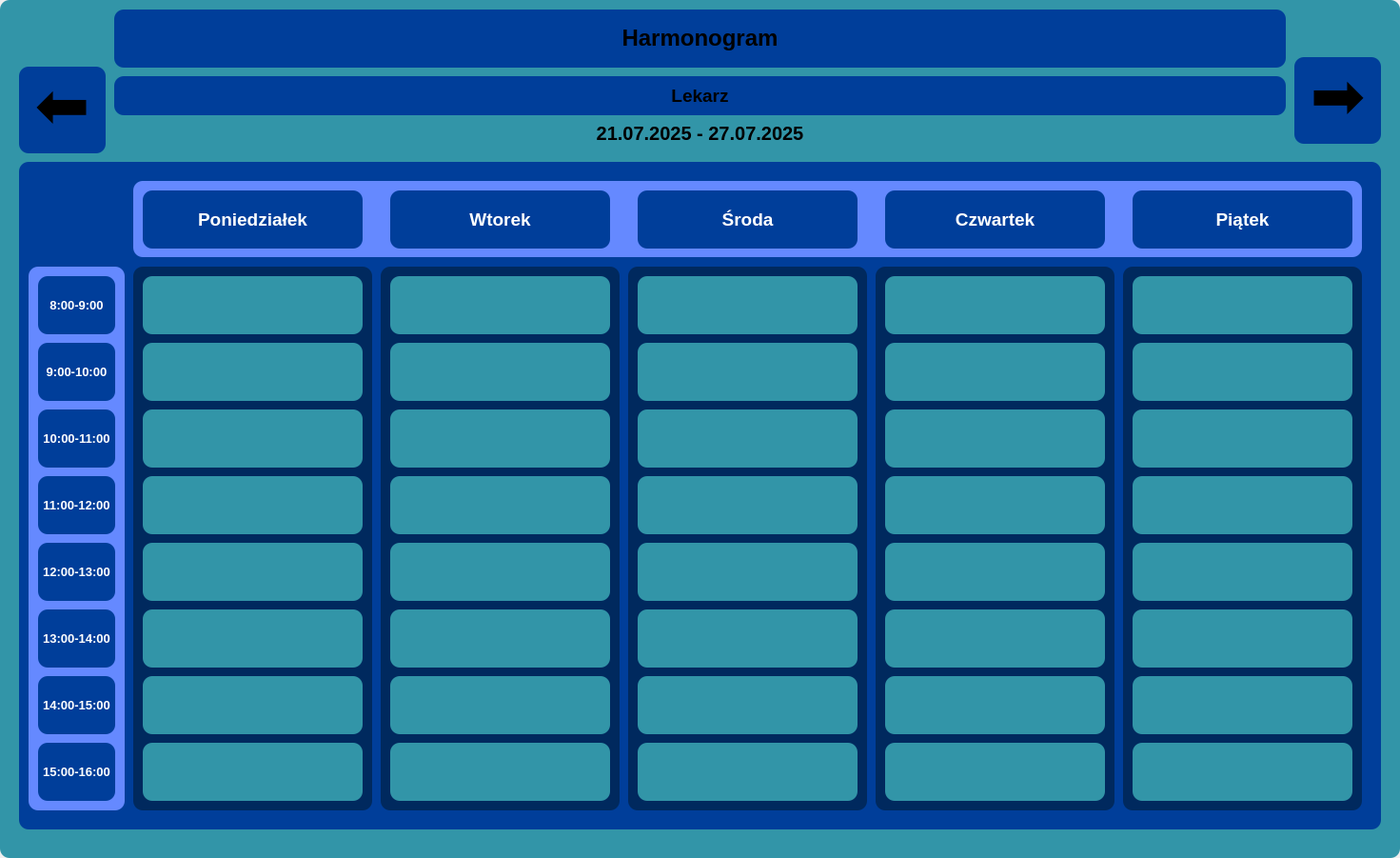
<?xml version="1.0" encoding="UTF-8"?>
<ui version="4.0">
 <class>ScheduleView</class>
 <widget class="QWidget" name="ScheduleView">
  <property name="geometry">
   <rect>
    <x>0</x>
    <y>0</y>
    <width>1471</width>
    <height>901</height>
   </rect>
  </property>
  <property name="windowTitle">
   <string>Form</string>
  </property>
  <widget class="QFrame" name="frame_5">
   <property name="geometry">
    <rect>
     <x>0</x>
     <y>0</y>
     <width>1471</width>
     <height>901</height>
    </rect>
   </property>
   <property name="styleSheet">
    <string notr="true">background-color: rgb(50, 149, 168);
border-radius: 10px;</string>
   </property>
   <property name="frameShape">
    <enum>QFrame::Shape::StyledPanel</enum>
   </property>
   <property name="frameShadow">
    <enum>QFrame::Shadow::Raised</enum>
   </property>
   <widget class="QLabel" name="label_3">
    <property name="geometry">
     <rect>
      <x>120</x>
      <y>10</y>
      <width>1231</width>
      <height>61</height>
     </rect>
    </property>
    <property name="font">
     <font>
      <pointsize>18</pointsize>
      <bold>true</bold>
     </font>
    </property>
    <property name="layoutDirection">
     <enum>Qt::LayoutDirection::RightToLeft</enum>
    </property>
    <property name="styleSheet">
     <string notr="true">background-color: rgb(0, 62, 154);</string>
    </property>
    <property name="text">
     <string>Harmonogram</string>
    </property>
    <property name="textFormat">
     <enum>Qt::TextFormat::RichText</enum>
    </property>
    <property name="alignment">
     <set>Qt::AlignmentFlag::AlignCenter</set>
    </property>
   </widget>
   <widget class="QLabel" name="dateRangeLabel">
    <property name="geometry">
     <rect>
      <x>120</x>
      <y>130</y>
      <width>1231</width>
      <height>20</height>
     </rect>
    </property>
    <property name="font">
     <font>
      <pointsize>15</pointsize>
      <bold>true</bold>
     </font>
    </property>
    <property name="text">
     <string>21.07.2025 - 27.07.2025</string>
    </property>
    <property name="alignment">
     <set>Qt::AlignmentFlag::AlignCenter</set>
    </property>
   </widget>
   <widget class="QLabel" name="docLabel">
    <property name="geometry">
     <rect>
      <x>120</x>
      <y>80</y>
      <width>1231</width>
      <height>41</height>
     </rect>
    </property>
    <property name="font">
     <font>
      <pointsize>14</pointsize>
      <bold>true</bold>
     </font>
    </property>
    <property name="layoutDirection">
     <enum>Qt::LayoutDirection::RightToLeft</enum>
    </property>
    <property name="styleSheet">
     <string notr="true">background-color: rgb(0, 62, 154);</string>
    </property>
    <property name="text">
     <string>Lekarz</string>
    </property>
    <property name="textFormat">
     <enum>Qt::TextFormat::RichText</enum>
    </property>
    <property name="alignment">
     <set>Qt::AlignmentFlag::AlignCenter</set>
    </property>
   </widget>
   <widget class="QFrame" name="frame">
    <property name="geometry">
     <rect>
      <x>20</x>
      <y>170</y>
      <width>1431</width>
      <height>701</height>
     </rect>
    </property>
    <property name="styleSheet">
     <string notr="true">background-color: rgb(0, 62, 154);</string>
    </property>
    <property name="frameShape">
     <enum>QFrame::Shape::StyledPanel</enum>
    </property>
    <property name="frameShadow">
     <enum>QFrame::Shadow::Raised</enum>
    </property>
    <widget class="QFrame" name="frame_11">
     <property name="geometry">
      <rect>
       <x>640</x>
       <y>110</y>
       <width>251</width>
       <height>571</height>
      </rect>
     </property>
     <property name="styleSheet">
      <string notr="true">background-color: rgb(0, 41, 94);</string>
     </property>
     <property name="frameShape">
      <enum>QFrame::Shape::StyledPanel</enum>
     </property>
     <property name="frameShadow">
      <enum>QFrame::Shadow::Raised</enum>
     </property>
     <widget class="QFrame" name="frame20">
      <property name="geometry">
       <rect>
        <x>10</x>
        <y>10</y>
        <width>231</width>
        <height>61</height>
       </rect>
      </property>
      <property name="styleSheet">
       <string notr="true">background-color: rgb(50, 149, 168);</string>
      </property>
      <property name="frameShape">
       <enum>QFrame::Shape::StyledPanel</enum>
      </property>
      <property name="frameShadow">
       <enum>QFrame::Shadow::Raised</enum>
      </property>
     </widget>
     <widget class="QFrame" name="frame21">
      <property name="geometry">
       <rect>
        <x>10</x>
        <y>80</y>
        <width>231</width>
        <height>61</height>
       </rect>
      </property>
      <property name="styleSheet">
       <string notr="true">background-color: rgb(50, 149, 168);</string>
      </property>
      <property name="frameShape">
       <enum>QFrame::Shape::StyledPanel</enum>
      </property>
      <property name="frameShadow">
       <enum>QFrame::Shadow::Raised</enum>
      </property>
     </widget>
     <widget class="QFrame" name="frame22">
      <property name="geometry">
       <rect>
        <x>10</x>
        <y>150</y>
        <width>231</width>
        <height>61</height>
       </rect>
      </property>
      <property name="styleSheet">
       <string notr="true">background-color: rgb(50, 149, 168);</string>
      </property>
      <property name="frameShape">
       <enum>QFrame::Shape::StyledPanel</enum>
      </property>
      <property name="frameShadow">
       <enum>QFrame::Shadow::Raised</enum>
      </property>
     </widget>
     <widget class="QFrame" name="frame23">
      <property name="geometry">
       <rect>
        <x>10</x>
        <y>220</y>
        <width>231</width>
        <height>61</height>
       </rect>
      </property>
      <property name="styleSheet">
       <string notr="true">background-color: rgb(50, 149, 168);</string>
      </property>
      <property name="frameShape">
       <enum>QFrame::Shape::StyledPanel</enum>
      </property>
      <property name="frameShadow">
       <enum>QFrame::Shadow::Raised</enum>
      </property>
     </widget>
     <widget class="QFrame" name="frame24">
      <property name="geometry">
       <rect>
        <x>10</x>
        <y>290</y>
        <width>231</width>
        <height>61</height>
       </rect>
      </property>
      <property name="styleSheet">
       <string notr="true">background-color: rgb(50, 149, 168);</string>
      </property>
      <property name="frameShape">
       <enum>QFrame::Shape::StyledPanel</enum>
      </property>
      <property name="frameShadow">
       <enum>QFrame::Shadow::Raised</enum>
      </property>
     </widget>
     <widget class="QFrame" name="frame25">
      <property name="geometry">
       <rect>
        <x>10</x>
        <y>360</y>
        <width>231</width>
        <height>61</height>
       </rect>
      </property>
      <property name="styleSheet">
       <string notr="true">background-color: rgb(50, 149, 168);</string>
      </property>
      <property name="frameShape">
       <enum>QFrame::Shape::StyledPanel</enum>
      </property>
      <property name="frameShadow">
       <enum>QFrame::Shadow::Raised</enum>
      </property>
     </widget>
     <widget class="QFrame" name="frame26">
      <property name="geometry">
       <rect>
        <x>10</x>
        <y>430</y>
        <width>231</width>
        <height>61</height>
       </rect>
      </property>
      <property name="styleSheet">
       <string notr="true">background-color: rgb(50, 149, 168);</string>
      </property>
      <property name="frameShape">
       <enum>QFrame::Shape::StyledPanel</enum>
      </property>
      <property name="frameShadow">
       <enum>QFrame::Shadow::Raised</enum>
      </property>
     </widget>
     <widget class="QFrame" name="frame27">
      <property name="geometry">
       <rect>
        <x>10</x>
        <y>500</y>
        <width>231</width>
        <height>61</height>
       </rect>
      </property>
      <property name="styleSheet">
       <string notr="true">background-color: rgb(50, 149, 168);</string>
      </property>
      <property name="frameShape">
       <enum>QFrame::Shape::StyledPanel</enum>
      </property>
      <property name="frameShadow">
       <enum>QFrame::Shadow::Raised</enum>
      </property>
     </widget>
    </widget>
    <widget class="QFrame" name="frame_8">
     <property name="geometry">
      <rect>
       <x>380</x>
       <y>110</y>
       <width>251</width>
       <height>571</height>
      </rect>
     </property>
     <property name="styleSheet">
      <string notr="true">background-color: rgb(0, 41, 94);</string>
     </property>
     <property name="frameShape">
      <enum>QFrame::Shape::StyledPanel</enum>
     </property>
     <property name="frameShadow">
      <enum>QFrame::Shadow::Raised</enum>
     </property>
     <widget class="QFrame" name="frame10">
      <property name="geometry">
       <rect>
        <x>10</x>
        <y>10</y>
        <width>231</width>
        <height>61</height>
       </rect>
      </property>
      <property name="styleSheet">
       <string notr="true">background-color: rgb(50, 149, 168);</string>
      </property>
      <property name="frameShape">
       <enum>QFrame::Shape::StyledPanel</enum>
      </property>
      <property name="frameShadow">
       <enum>QFrame::Shadow::Raised</enum>
      </property>
     </widget>
     <widget class="QFrame" name="frame11">
      <property name="geometry">
       <rect>
        <x>10</x>
        <y>80</y>
        <width>231</width>
        <height>61</height>
       </rect>
      </property>
      <property name="styleSheet">
       <string notr="true">background-color: rgb(50, 149, 168);</string>
      </property>
      <property name="frameShape">
       <enum>QFrame::Shape::StyledPanel</enum>
      </property>
      <property name="frameShadow">
       <enum>QFrame::Shadow::Raised</enum>
      </property>
     </widget>
     <widget class="QFrame" name="frame12">
      <property name="geometry">
       <rect>
        <x>10</x>
        <y>150</y>
        <width>231</width>
        <height>61</height>
       </rect>
      </property>
      <property name="styleSheet">
       <string notr="true">background-color: rgb(50, 149, 168);</string>
      </property>
      <property name="frameShape">
       <enum>QFrame::Shape::StyledPanel</enum>
      </property>
      <property name="frameShadow">
       <enum>QFrame::Shadow::Raised</enum>
      </property>
     </widget>
     <widget class="QFrame" name="frame13">
      <property name="geometry">
       <rect>
        <x>10</x>
        <y>220</y>
        <width>231</width>
        <height>61</height>
       </rect>
      </property>
      <property name="styleSheet">
       <string notr="true">background-color: rgb(50, 149, 168);</string>
      </property>
      <property name="frameShape">
       <enum>QFrame::Shape::StyledPanel</enum>
      </property>
      <property name="frameShadow">
       <enum>QFrame::Shadow::Raised</enum>
      </property>
     </widget>
     <widget class="QFrame" name="frame14">
      <property name="geometry">
       <rect>
        <x>10</x>
        <y>290</y>
        <width>231</width>
        <height>61</height>
       </rect>
      </property>
      <property name="styleSheet">
       <string notr="true">background-color: rgb(50, 149, 168);</string>
      </property>
      <property name="frameShape">
       <enum>QFrame::Shape::StyledPanel</enum>
      </property>
      <property name="frameShadow">
       <enum>QFrame::Shadow::Raised</enum>
      </property>
     </widget>
     <widget class="QFrame" name="frame15">
      <property name="geometry">
       <rect>
        <x>10</x>
        <y>360</y>
        <width>231</width>
        <height>61</height>
       </rect>
      </property>
      <property name="styleSheet">
       <string notr="true">background-color: rgb(50, 149, 168);</string>
      </property>
      <property name="frameShape">
       <enum>QFrame::Shape::StyledPanel</enum>
      </property>
      <property name="frameShadow">
       <enum>QFrame::Shadow::Raised</enum>
      </property>
     </widget>
     <widget class="QFrame" name="frame16">
      <property name="geometry">
       <rect>
        <x>10</x>
        <y>430</y>
        <width>231</width>
        <height>61</height>
       </rect>
      </property>
      <property name="styleSheet">
       <string notr="true">background-color: rgb(50, 149, 168);</string>
      </property>
      <property name="frameShape">
       <enum>QFrame::Shape::StyledPanel</enum>
      </property>
      <property name="frameShadow">
       <enum>QFrame::Shadow::Raised</enum>
      </property>
     </widget>
     <widget class="QFrame" name="frame17">
      <property name="geometry">
       <rect>
        <x>10</x>
        <y>500</y>
        <width>231</width>
        <height>61</height>
       </rect>
      </property>
      <property name="styleSheet">
       <string notr="true">background-color: rgb(50, 149, 168);</string>
      </property>
      <property name="frameShape">
       <enum>QFrame::Shape::StyledPanel</enum>
      </property>
      <property name="frameShadow">
       <enum>QFrame::Shadow::Raised</enum>
      </property>
     </widget>
    </widget>
    <widget class="QFrame" name="frame_7">
     <property name="geometry">
      <rect>
       <x>120</x>
       <y>110</y>
       <width>251</width>
       <height>571</height>
      </rect>
     </property>
     <property name="styleSheet">
      <string notr="true">background-color: rgb(0, 41, 94);</string>
     </property>
     <property name="frameShape">
      <enum>QFrame::Shape::StyledPanel</enum>
     </property>
     <property name="frameShadow">
      <enum>QFrame::Shadow::Raised</enum>
     </property>
     <widget class="QFrame" name="frame00">
      <property name="geometry">
       <rect>
        <x>10</x>
        <y>10</y>
        <width>231</width>
        <height>61</height>
       </rect>
      </property>
      <property name="styleSheet">
       <string notr="true">background-color: rgb(50, 149, 168);</string>
      </property>
      <property name="frameShape">
       <enum>QFrame::Shape::StyledPanel</enum>
      </property>
      <property name="frameShadow">
       <enum>QFrame::Shadow::Raised</enum>
      </property>
     </widget>
     <widget class="QFrame" name="frame01">
      <property name="geometry">
       <rect>
        <x>10</x>
        <y>80</y>
        <width>231</width>
        <height>61</height>
       </rect>
      </property>
      <property name="styleSheet">
       <string notr="true">background-color: rgb(50, 149, 168);</string>
      </property>
      <property name="frameShape">
       <enum>QFrame::Shape::StyledPanel</enum>
      </property>
      <property name="frameShadow">
       <enum>QFrame::Shadow::Raised</enum>
      </property>
     </widget>
     <widget class="QFrame" name="frame02">
      <property name="geometry">
       <rect>
        <x>10</x>
        <y>150</y>
        <width>231</width>
        <height>61</height>
       </rect>
      </property>
      <property name="styleSheet">
       <string notr="true">background-color: rgb(50, 149, 168);</string>
      </property>
      <property name="frameShape">
       <enum>QFrame::Shape::StyledPanel</enum>
      </property>
      <property name="frameShadow">
       <enum>QFrame::Shadow::Raised</enum>
      </property>
     </widget>
     <widget class="QFrame" name="frame03">
      <property name="geometry">
       <rect>
        <x>10</x>
        <y>220</y>
        <width>231</width>
        <height>61</height>
       </rect>
      </property>
      <property name="styleSheet">
       <string notr="true">background-color: rgb(50, 149, 168);</string>
      </property>
      <property name="frameShape">
       <enum>QFrame::Shape::StyledPanel</enum>
      </property>
      <property name="frameShadow">
       <enum>QFrame::Shadow::Raised</enum>
      </property>
     </widget>
     <widget class="QFrame" name="frame04">
      <property name="geometry">
       <rect>
        <x>10</x>
        <y>290</y>
        <width>231</width>
        <height>61</height>
       </rect>
      </property>
      <property name="styleSheet">
       <string notr="true">background-color: rgb(50, 149, 168);</string>
      </property>
      <property name="frameShape">
       <enum>QFrame::Shape::StyledPanel</enum>
      </property>
      <property name="frameShadow">
       <enum>QFrame::Shadow::Raised</enum>
      </property>
     </widget>
     <widget class="QFrame" name="frame05">
      <property name="geometry">
       <rect>
        <x>10</x>
        <y>360</y>
        <width>231</width>
        <height>61</height>
       </rect>
      </property>
      <property name="styleSheet">
       <string notr="true">background-color: rgb(50, 149, 168);</string>
      </property>
      <property name="frameShape">
       <enum>QFrame::Shape::StyledPanel</enum>
      </property>
      <property name="frameShadow">
       <enum>QFrame::Shadow::Raised</enum>
      </property>
     </widget>
     <widget class="QFrame" name="frame06">
      <property name="geometry">
       <rect>
        <x>10</x>
        <y>430</y>
        <width>231</width>
        <height>61</height>
       </rect>
      </property>
      <property name="styleSheet">
       <string notr="true">background-color: rgb(50, 149, 168);</string>
      </property>
      <property name="frameShape">
       <enum>QFrame::Shape::StyledPanel</enum>
      </property>
      <property name="frameShadow">
       <enum>QFrame::Shadow::Raised</enum>
      </property>
     </widget>
     <widget class="QFrame" name="frame07">
      <property name="geometry">
       <rect>
        <x>10</x>
        <y>500</y>
        <width>231</width>
        <height>61</height>
       </rect>
      </property>
      <property name="styleSheet">
       <string notr="true">background-color: rgb(50, 149, 168);</string>
      </property>
      <property name="frameShape">
       <enum>QFrame::Shape::StyledPanel</enum>
      </property>
      <property name="frameShadow">
       <enum>QFrame::Shadow::Raised</enum>
      </property>
     </widget>
    </widget>
    <widget class="QFrame" name="frame_10">
     <property name="geometry">
      <rect>
       <x>900</x>
       <y>110</y>
       <width>251</width>
       <height>571</height>
      </rect>
     </property>
     <property name="styleSheet">
      <string notr="true">background-color: rgb(0, 41, 94);</string>
     </property>
     <property name="frameShape">
      <enum>QFrame::Shape::StyledPanel</enum>
     </property>
     <property name="frameShadow">
      <enum>QFrame::Shadow::Raised</enum>
     </property>
     <widget class="QFrame" name="frame30">
      <property name="geometry">
       <rect>
        <x>10</x>
        <y>10</y>
        <width>231</width>
        <height>61</height>
       </rect>
      </property>
      <property name="styleSheet">
       <string notr="true">background-color: rgb(50, 149, 168);</string>
      </property>
      <property name="frameShape">
       <enum>QFrame::Shape::StyledPanel</enum>
      </property>
      <property name="frameShadow">
       <enum>QFrame::Shadow::Raised</enum>
      </property>
     </widget>
     <widget class="QFrame" name="frame31">
      <property name="geometry">
       <rect>
        <x>10</x>
        <y>80</y>
        <width>231</width>
        <height>61</height>
       </rect>
      </property>
      <property name="styleSheet">
       <string notr="true">background-color: rgb(50, 149, 168);</string>
      </property>
      <property name="frameShape">
       <enum>QFrame::Shape::StyledPanel</enum>
      </property>
      <property name="frameShadow">
       <enum>QFrame::Shadow::Raised</enum>
      </property>
     </widget>
     <widget class="QFrame" name="frame32">
      <property name="geometry">
       <rect>
        <x>10</x>
        <y>150</y>
        <width>231</width>
        <height>61</height>
       </rect>
      </property>
      <property name="styleSheet">
       <string notr="true">background-color: rgb(50, 149, 168);</string>
      </property>
      <property name="frameShape">
       <enum>QFrame::Shape::StyledPanel</enum>
      </property>
      <property name="frameShadow">
       <enum>QFrame::Shadow::Raised</enum>
      </property>
     </widget>
     <widget class="QFrame" name="frame33">
      <property name="geometry">
       <rect>
        <x>10</x>
        <y>220</y>
        <width>231</width>
        <height>61</height>
       </rect>
      </property>
      <property name="styleSheet">
       <string notr="true">background-color: rgb(50, 149, 168);</string>
      </property>
      <property name="frameShape">
       <enum>QFrame::Shape::StyledPanel</enum>
      </property>
      <property name="frameShadow">
       <enum>QFrame::Shadow::Raised</enum>
      </property>
     </widget>
     <widget class="QFrame" name="frame34">
      <property name="geometry">
       <rect>
        <x>10</x>
        <y>290</y>
        <width>231</width>
        <height>61</height>
       </rect>
      </property>
      <property name="styleSheet">
       <string notr="true">background-color: rgb(50, 149, 168);</string>
      </property>
      <property name="frameShape">
       <enum>QFrame::Shape::StyledPanel</enum>
      </property>
      <property name="frameShadow">
       <enum>QFrame::Shadow::Raised</enum>
      </property>
     </widget>
     <widget class="QFrame" name="frame35">
      <property name="geometry">
       <rect>
        <x>10</x>
        <y>360</y>
        <width>231</width>
        <height>61</height>
       </rect>
      </property>
      <property name="styleSheet">
       <string notr="true">background-color: rgb(50, 149, 168);</string>
      </property>
      <property name="frameShape">
       <enum>QFrame::Shape::StyledPanel</enum>
      </property>
      <property name="frameShadow">
       <enum>QFrame::Shadow::Raised</enum>
      </property>
     </widget>
     <widget class="QFrame" name="frame36">
      <property name="geometry">
       <rect>
        <x>10</x>
        <y>430</y>
        <width>231</width>
        <height>61</height>
       </rect>
      </property>
      <property name="styleSheet">
       <string notr="true">background-color: rgb(50, 149, 168);</string>
      </property>
      <property name="frameShape">
       <enum>QFrame::Shape::StyledPanel</enum>
      </property>
      <property name="frameShadow">
       <enum>QFrame::Shadow::Raised</enum>
      </property>
     </widget>
     <widget class="QFrame" name="frame37">
      <property name="geometry">
       <rect>
        <x>10</x>
        <y>500</y>
        <width>231</width>
        <height>61</height>
       </rect>
      </property>
      <property name="styleSheet">
       <string notr="true">background-color: rgb(50, 149, 168);</string>
      </property>
      <property name="frameShape">
       <enum>QFrame::Shape::StyledPanel</enum>
      </property>
      <property name="frameShadow">
       <enum>QFrame::Shadow::Raised</enum>
      </property>
     </widget>
    </widget>
    <widget class="QFrame" name="frame_9">
     <property name="geometry">
      <rect>
       <x>1160</x>
       <y>110</y>
       <width>251</width>
       <height>571</height>
      </rect>
     </property>
     <property name="styleSheet">
      <string notr="true">background-color: rgb(0, 41, 94);</string>
     </property>
     <property name="frameShape">
      <enum>QFrame::Shape::StyledPanel</enum>
     </property>
     <property name="frameShadow">
      <enum>QFrame::Shadow::Raised</enum>
     </property>
     <widget class="QFrame" name="frame40">
      <property name="geometry">
       <rect>
        <x>10</x>
        <y>10</y>
        <width>231</width>
        <height>61</height>
       </rect>
      </property>
      <property name="styleSheet">
       <string notr="true">background-color: rgb(50, 149, 168);</string>
      </property>
      <property name="frameShape">
       <enum>QFrame::Shape::StyledPanel</enum>
      </property>
      <property name="frameShadow">
       <enum>QFrame::Shadow::Raised</enum>
      </property>
     </widget>
     <widget class="QFrame" name="frame41">
      <property name="geometry">
       <rect>
        <x>10</x>
        <y>80</y>
        <width>231</width>
        <height>61</height>
       </rect>
      </property>
      <property name="styleSheet">
       <string notr="true">background-color: rgb(50, 149, 168);</string>
      </property>
      <property name="frameShape">
       <enum>QFrame::Shape::StyledPanel</enum>
      </property>
      <property name="frameShadow">
       <enum>QFrame::Shadow::Raised</enum>
      </property>
     </widget>
     <widget class="QFrame" name="frame42">
      <property name="geometry">
       <rect>
        <x>10</x>
        <y>150</y>
        <width>231</width>
        <height>61</height>
       </rect>
      </property>
      <property name="styleSheet">
       <string notr="true">background-color: rgb(50, 149, 168);</string>
      </property>
      <property name="frameShape">
       <enum>QFrame::Shape::StyledPanel</enum>
      </property>
      <property name="frameShadow">
       <enum>QFrame::Shadow::Raised</enum>
      </property>
     </widget>
     <widget class="QFrame" name="frame43">
      <property name="geometry">
       <rect>
        <x>10</x>
        <y>220</y>
        <width>231</width>
        <height>61</height>
       </rect>
      </property>
      <property name="styleSheet">
       <string notr="true">background-color: rgb(50, 149, 168);</string>
      </property>
      <property name="frameShape">
       <enum>QFrame::Shape::StyledPanel</enum>
      </property>
      <property name="frameShadow">
       <enum>QFrame::Shadow::Raised</enum>
      </property>
     </widget>
     <widget class="QFrame" name="frame44">
      <property name="geometry">
       <rect>
        <x>10</x>
        <y>290</y>
        <width>231</width>
        <height>61</height>
       </rect>
      </property>
      <property name="styleSheet">
       <string notr="true">background-color: rgb(50, 149, 168);</string>
      </property>
      <property name="frameShape">
       <enum>QFrame::Shape::StyledPanel</enum>
      </property>
      <property name="frameShadow">
       <enum>QFrame::Shadow::Raised</enum>
      </property>
     </widget>
     <widget class="QFrame" name="frame45">
      <property name="geometry">
       <rect>
        <x>10</x>
        <y>360</y>
        <width>231</width>
        <height>61</height>
       </rect>
      </property>
      <property name="styleSheet">
       <string notr="true">background-color: rgb(50, 149, 168);</string>
      </property>
      <property name="frameShape">
       <enum>QFrame::Shape::StyledPanel</enum>
      </property>
      <property name="frameShadow">
       <enum>QFrame::Shadow::Raised</enum>
      </property>
     </widget>
     <widget class="QFrame" name="frame46">
      <property name="geometry">
       <rect>
        <x>10</x>
        <y>430</y>
        <width>231</width>
        <height>61</height>
       </rect>
      </property>
      <property name="styleSheet">
       <string notr="true">background-color: rgb(50, 149, 168);</string>
      </property>
      <property name="frameShape">
       <enum>QFrame::Shape::StyledPanel</enum>
      </property>
      <property name="frameShadow">
       <enum>QFrame::Shadow::Raised</enum>
      </property>
     </widget>
     <widget class="QFrame" name="frame47">
      <property name="geometry">
       <rect>
        <x>10</x>
        <y>500</y>
        <width>231</width>
        <height>61</height>
       </rect>
      </property>
      <property name="styleSheet">
       <string notr="true">background-color: rgb(50, 149, 168);</string>
      </property>
      <property name="frameShape">
       <enum>QFrame::Shape::StyledPanel</enum>
      </property>
      <property name="frameShadow">
       <enum>QFrame::Shadow::Raised</enum>
      </property>
     </widget>
    </widget>
    <widget class="QFrame" name="frame_3">
     <property name="geometry">
      <rect>
       <x>10</x>
       <y>110</y>
       <width>101</width>
       <height>571</height>
      </rect>
     </property>
     <property name="styleSheet">
      <string notr="true">background-color: rgb(101, 137, 255);
color: white;</string>
     </property>
     <property name="frameShape">
      <enum>QFrame::Shape::StyledPanel</enum>
     </property>
     <property name="frameShadow">
      <enum>QFrame::Shadow::Raised</enum>
     </property>
     <widget class="QLabel" name="label_2">
      <property name="geometry">
       <rect>
        <x>10</x>
        <y>10</y>
        <width>81</width>
        <height>61</height>
       </rect>
      </property>
      <property name="font">
       <font>
        <pointsize>10</pointsize>
        <bold>true</bold>
       </font>
      </property>
      <property name="styleSheet">
       <string notr="true">background-color: rgb(0, 62, 154);</string>
      </property>
      <property name="text">
       <string>8:00-9:00</string>
      </property>
      <property name="alignment">
       <set>Qt::AlignmentFlag::AlignCenter</set>
      </property>
     </widget>
     <widget class="QLabel" name="label_6">
      <property name="geometry">
       <rect>
        <x>10</x>
        <y>80</y>
        <width>81</width>
        <height>61</height>
       </rect>
      </property>
      <property name="font">
       <font>
        <pointsize>10</pointsize>
        <bold>true</bold>
       </font>
      </property>
      <property name="styleSheet">
       <string notr="true">background-color: rgb(0, 62, 154);</string>
      </property>
      <property name="text">
       <string>9:00-10:00</string>
      </property>
      <property name="alignment">
       <set>Qt::AlignmentFlag::AlignCenter</set>
      </property>
     </widget>
     <widget class="QLabel" name="label_7">
      <property name="geometry">
       <rect>
        <x>10</x>
        <y>150</y>
        <width>81</width>
        <height>61</height>
       </rect>
      </property>
      <property name="font">
       <font>
        <pointsize>10</pointsize>
        <bold>true</bold>
       </font>
      </property>
      <property name="styleSheet">
       <string notr="true">background-color: rgb(0, 62, 154);</string>
      </property>
      <property name="text">
       <string>10:00-11:00</string>
      </property>
      <property name="alignment">
       <set>Qt::AlignmentFlag::AlignCenter</set>
      </property>
     </widget>
     <widget class="QLabel" name="label_9">
      <property name="geometry">
       <rect>
        <x>10</x>
        <y>220</y>
        <width>81</width>
        <height>61</height>
       </rect>
      </property>
      <property name="font">
       <font>
        <pointsize>10</pointsize>
        <bold>true</bold>
       </font>
      </property>
      <property name="styleSheet">
       <string notr="true">background-color: rgb(0, 62, 154);</string>
      </property>
      <property name="text">
       <string>11:00-12:00</string>
      </property>
      <property name="alignment">
       <set>Qt::AlignmentFlag::AlignCenter</set>
      </property>
     </widget>
     <widget class="QLabel" name="label_10">
      <property name="geometry">
       <rect>
        <x>10</x>
        <y>290</y>
        <width>81</width>
        <height>61</height>
       </rect>
      </property>
      <property name="font">
       <font>
        <pointsize>10</pointsize>
        <bold>true</bold>
       </font>
      </property>
      <property name="styleSheet">
       <string notr="true">background-color: rgb(0, 62, 154);</string>
      </property>
      <property name="text">
       <string>12:00-13:00</string>
      </property>
      <property name="alignment">
       <set>Qt::AlignmentFlag::AlignCenter</set>
      </property>
     </widget>
     <widget class="QLabel" name="label_14">
      <property name="geometry">
       <rect>
        <x>10</x>
        <y>360</y>
        <width>81</width>
        <height>61</height>
       </rect>
      </property>
      <property name="font">
       <font>
        <pointsize>10</pointsize>
        <bold>true</bold>
       </font>
      </property>
      <property name="styleSheet">
       <string notr="true">background-color: rgb(0, 62, 154);</string>
      </property>
      <property name="text">
       <string>13:00-14:00</string>
      </property>
      <property name="alignment">
       <set>Qt::AlignmentFlag::AlignCenter</set>
      </property>
     </widget>
     <widget class="QLabel" name="label_15">
      <property name="geometry">
       <rect>
        <x>10</x>
        <y>430</y>
        <width>81</width>
        <height>61</height>
       </rect>
      </property>
      <property name="font">
       <font>
        <pointsize>10</pointsize>
        <bold>true</bold>
       </font>
      </property>
      <property name="styleSheet">
       <string notr="true">background-color: rgb(0, 62, 154);</string>
      </property>
      <property name="text">
       <string>14:00-15:00</string>
      </property>
      <property name="alignment">
       <set>Qt::AlignmentFlag::AlignCenter</set>
      </property>
     </widget>
     <widget class="QLabel" name="label_16">
      <property name="geometry">
       <rect>
        <x>10</x>
        <y>500</y>
        <width>81</width>
        <height>61</height>
       </rect>
      </property>
      <property name="font">
       <font>
        <pointsize>10</pointsize>
        <bold>true</bold>
       </font>
      </property>
      <property name="styleSheet">
       <string notr="true">background-color: rgb(0, 62, 154);</string>
      </property>
      <property name="text">
       <string>15:00-16:00</string>
      </property>
      <property name="alignment">
       <set>Qt::AlignmentFlag::AlignCenter</set>
      </property>
     </widget>
    </widget>
    <widget class="QFrame" name="frame_49">
     <property name="geometry">
      <rect>
       <x>120</x>
       <y>20</y>
       <width>1291</width>
       <height>80</height>
      </rect>
     </property>
     <property name="styleSheet">
      <string notr="true">background-color: rgb(101, 137, 255)</string>
     </property>
     <property name="frameShape">
      <enum>QFrame::Shape::StyledPanel</enum>
     </property>
     <property name="frameShadow">
      <enum>QFrame::Shadow::Raised</enum>
     </property>
     <widget class="QLabel" name="label_4">
      <property name="geometry">
       <rect>
        <x>10</x>
        <y>10</y>
        <width>231</width>
        <height>61</height>
       </rect>
      </property>
      <property name="font">
       <font>
        <pointsize>14</pointsize>
        <bold>true</bold>
       </font>
      </property>
      <property name="layoutDirection">
       <enum>Qt::LayoutDirection::RightToLeft</enum>
      </property>
      <property name="styleSheet">
       <string notr="true">background-color: rgb(0, 62, 154);
color: white;
</string>
      </property>
      <property name="text">
       <string>Poniedziałek</string>
      </property>
      <property name="textFormat">
       <enum>Qt::TextFormat::RichText</enum>
      </property>
      <property name="alignment">
       <set>Qt::AlignmentFlag::AlignCenter</set>
      </property>
     </widget>
     <widget class="QLabel" name="label_8">
      <property name="geometry">
       <rect>
        <x>270</x>
        <y>10</y>
        <width>231</width>
        <height>61</height>
       </rect>
      </property>
      <property name="font">
       <font>
        <pointsize>14</pointsize>
        <bold>true</bold>
       </font>
      </property>
      <property name="layoutDirection">
       <enum>Qt::LayoutDirection::RightToLeft</enum>
      </property>
      <property name="styleSheet">
       <string notr="true">background-color: rgb(0, 62, 154);
color: white;</string>
      </property>
      <property name="text">
       <string>Wtorek</string>
      </property>
      <property name="textFormat">
       <enum>Qt::TextFormat::RichText</enum>
      </property>
      <property name="alignment">
       <set>Qt::AlignmentFlag::AlignCenter</set>
      </property>
     </widget>
     <widget class="QLabel" name="label_11">
      <property name="geometry">
       <rect>
        <x>530</x>
        <y>10</y>
        <width>231</width>
        <height>61</height>
       </rect>
      </property>
      <property name="font">
       <font>
        <pointsize>14</pointsize>
        <bold>true</bold>
       </font>
      </property>
      <property name="layoutDirection">
       <enum>Qt::LayoutDirection::RightToLeft</enum>
      </property>
      <property name="styleSheet">
       <string notr="true">background-color: rgb(0, 62, 154);
color: white;</string>
      </property>
      <property name="text">
       <string>Środa</string>
      </property>
      <property name="textFormat">
       <enum>Qt::TextFormat::RichText</enum>
      </property>
      <property name="alignment">
       <set>Qt::AlignmentFlag::AlignCenter</set>
      </property>
     </widget>
     <widget class="QLabel" name="label_12">
      <property name="geometry">
       <rect>
        <x>790</x>
        <y>10</y>
        <width>231</width>
        <height>61</height>
       </rect>
      </property>
      <property name="font">
       <font>
        <pointsize>14</pointsize>
        <bold>true</bold>
       </font>
      </property>
      <property name="layoutDirection">
       <enum>Qt::LayoutDirection::RightToLeft</enum>
      </property>
      <property name="styleSheet">
       <string notr="true">background-color: rgb(0, 62, 154);
color: white;
</string>
      </property>
      <property name="text">
       <string>Czwartek</string>
      </property>
      <property name="textFormat">
       <enum>Qt::TextFormat::RichText</enum>
      </property>
      <property name="alignment">
       <set>Qt::AlignmentFlag::AlignCenter</set>
      </property>
     </widget>
     <widget class="QLabel" name="label_13">
      <property name="geometry">
       <rect>
        <x>1050</x>
        <y>10</y>
        <width>231</width>
        <height>61</height>
       </rect>
      </property>
      <property name="font">
       <font>
        <pointsize>14</pointsize>
        <bold>true</bold>
       </font>
      </property>
      <property name="layoutDirection">
       <enum>Qt::LayoutDirection::RightToLeft</enum>
      </property>
      <property name="styleSheet">
       <string notr="true">background-color: rgb(0, 62, 154);
color: white;</string>
      </property>
      <property name="text">
       <string>Piątek</string>
      </property>
      <property name="textFormat">
       <enum>Qt::TextFormat::RichText</enum>
      </property>
      <property name="alignment">
       <set>Qt::AlignmentFlag::AlignCenter</set>
      </property>
     </widget>
    </widget>
   </widget>
   <widget class="QFrame" name="frame_50">
    <property name="geometry">
     <rect>
      <x>20</x>
      <y>70</y>
      <width>91</width>
      <height>91</height>
     </rect>
    </property>
    <property name="styleSheet">
     <string notr="true">background-color: rgb(0, 62, 154);</string>
    </property>
    <property name="frameShape">
     <enum>QFrame::Shape::StyledPanel</enum>
    </property>
    <property name="frameShadow">
     <enum>QFrame::Shadow::Raised</enum>
    </property>
    <widget class="QPushButton" name="arrowLeft">
     <property name="geometry">
      <rect>
       <x>10</x>
       <y>0</y>
       <width>71</width>
       <height>81</height>
      </rect>
     </property>
     <property name="font">
      <font>
       <pointsize>52</pointsize>
      </font>
     </property>
     <property name="text">
      <string>⬅️</string>
     </property>
    </widget>
   </widget>
   <widget class="QFrame" name="frame_98">
    <property name="geometry">
     <rect>
      <x>1360</x>
      <y>60</y>
      <width>91</width>
      <height>91</height>
     </rect>
    </property>
    <property name="styleSheet">
     <string notr="true">background-color: rgb(0, 62, 154);</string>
    </property>
    <property name="frameShape">
     <enum>QFrame::Shape::StyledPanel</enum>
    </property>
    <property name="frameShadow">
     <enum>QFrame::Shadow::Raised</enum>
    </property>
    <widget class="QPushButton" name="arrowRight">
     <property name="geometry">
      <rect>
       <x>10</x>
       <y>0</y>
       <width>71</width>
       <height>81</height>
      </rect>
     </property>
     <property name="font">
      <font>
       <pointsize>52</pointsize>
      </font>
     </property>
     <property name="text">
      <string>➡️</string>
     </property>
    </widget>
   </widget>
  </widget>
 </widget>
 <resources/>
 <connections/>
</ui>
